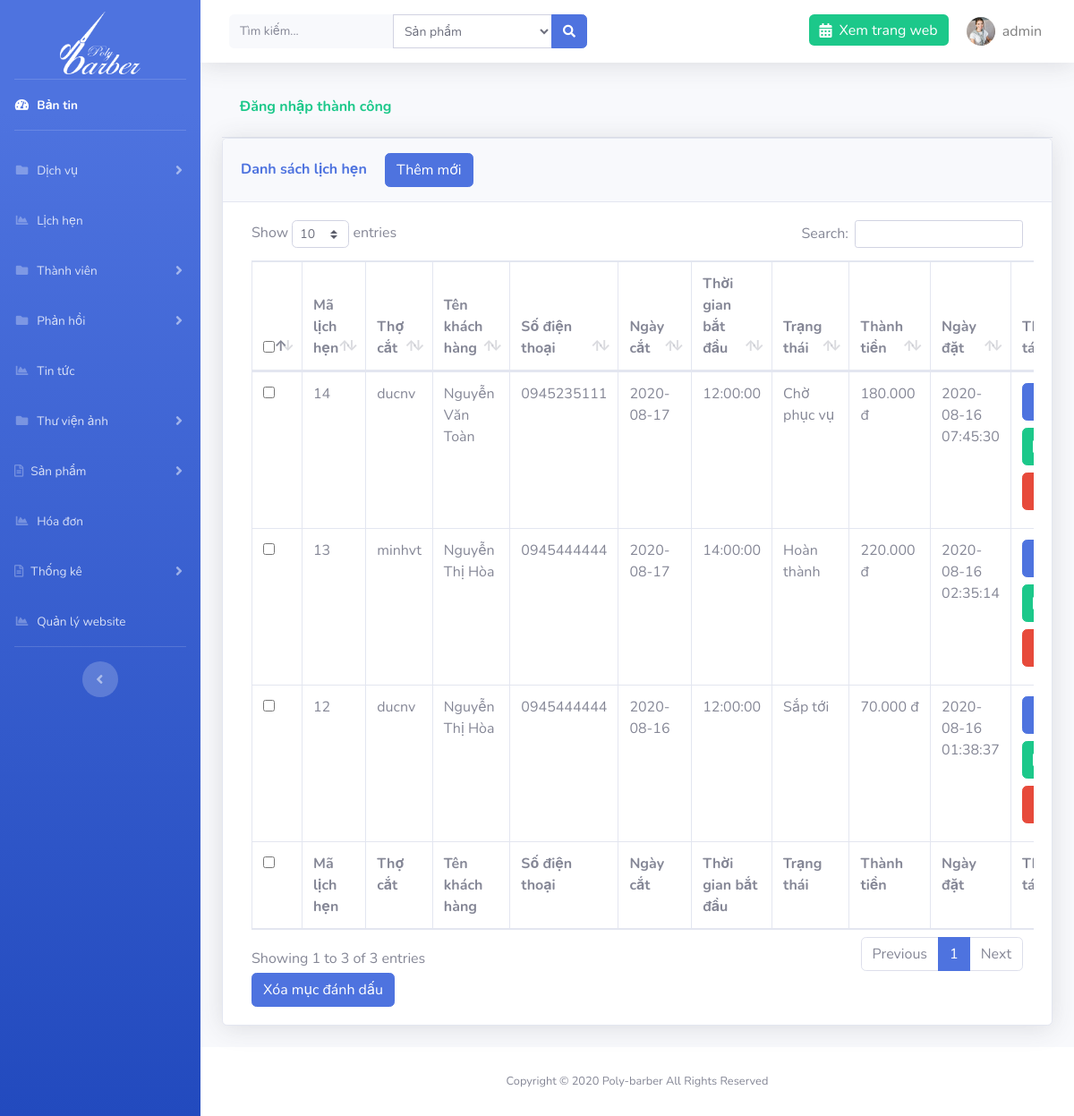
Page /admin/?page=appointment (signed in) on the committed database.
### tables this page shows
CREATE TABLE `setting` (
  `id` int(11) NOT NULL,
  `logo` varchar(191) NOT NULL,
  `file_ico` varchar(191) NOT NULL,
  `title` varchar(191) NOT NULL,
  `introduce` text NOT NULL,
  `slogan` varchar(191) NOT NULL
);

CREATE TABLE `appointments` (
  `id` int(11) NOT NULL,
  `id_barber` int(11) NOT NULL,
  `id_user` int(11) NOT NULL,
  `day` date NOT NULL,
  `id_time` int(11) NOT NULL,
  `cancel` int(1) NOT NULL,
  `created_at` timestamp NOT NULL DEFAULT current_timestamp()
);

CREATE TABLE `barbers` (
  `id` int(11) NOT NULL,
  `name` varchar(191) NOT NULL,
  `account` varchar(191) NOT NULL,
  `phone` varchar(11) NOT NULL,
  `email` varchar(191) DEFAULT NULL,
  `password` varchar(191) NOT NULL,
  `address` varchar(255) NOT NULL,
  `images` varchar(191) DEFAULT NULL,
  `code` varchar(191) DEFAULT NULL,
  `time_code` int(11) DEFAULT NULL
);

CREATE TABLE `users` (
  `id` int(11) NOT NULL,
  `account` varchar(191) NOT NULL,
  `password` varchar(191) NOT NULL,
  `name` varchar(191) NOT NULL,
  `address` varchar(255) NOT NULL,
  `phone` varchar(11) NOT NULL,
  `email` varchar(191) NOT NULL,
  `role` int(1) NOT NULL,
  `images` varchar(191) DEFAULT NULL,
  `code` varchar(191) DEFAULT NULL,
  `time_code` int(11) DEFAULT NULL
);

CREATE TABLE `word_time` (
  `id` int(11) NOT NULL,
  `time` time NOT NULL
);

### libs/database.php (called while the page is built, shortened)
<?php
function connection()
{
    try {
       $conn = new PDO("mysql:host=localhost; dbname=polybarber; charset=utf8", "root", "");
    } catch (PDOException $e) {
        echo "Lỗi Kết nối" . $e->getMessage();
    }
    return $conn;
}
function query_exe($sql) {
    $conn = connection();
    try {
        $stmt = $conn->prepare($sql);
        $stmt->execute();
        $result = $stmt->fetchAll(PDO::FETCH_ASSOC);
        return $result;
    } catch (PDOException $e) {
        echo "Lỗi dữ liệu" . $e->getMessage();
    } finally {
        unset($conn);
    }
}
function query_limit($sql) {
    $conn = connection();
    try {
        $stmt = $conn->prepare($sql);
        $stmt->execute();
        $result = $stmt->fetch(PDO::FETCH_ASSOC);
        return $result;
    } catch (PDOException $e) {
        echo "Lỗi dữ liệu" . $e->getMessage();
    } finally {
        unset($conn);
    }
}

### libs/setting.php (called while the page is built, shortened)
<?php
require_once "database.php";
function list_limit_setting(){
    $sql = "SELECT * from setting order by id limit 0,1";
    return query_limit($sql);
}

### libs/appointments.php (called while the page is built, shortened)
<?php
require_once "database.php";
function list_all_appointment(){
    $sql = "SELECT appointments.*, barbers.account, users.name,users.phone ,time,barbers.images as barber_images
    from appointments inner join barbers on barbers.id = appointments.id_barber
    inner join users on users.id = appointments.id_user
    inner join word_time on word_time.id = appointments.id_time ORDER BY id DESC";
    return query_exe($sql);
}

### libs/app_detail.php (called while the page is built, shortened)
<?php
function all_app_detail($appointment){
    $sql = "SELECT app_detail.*, name,images,price,sale,time from app_detail inner join services on services.id= app_detail.id_service
    where id_appointment = $appointment
     ORDER BY id DESC";
    return query_exe($sql);
}

### admin/appointments/index.php (the view, shortened to what this page needs)
<?php
$appointment = list_all_appointment();
?>
<div class="container-fluid">
    <?php if (isset($_SESSION['message'])) : ?>
        <div class="card-header py-3 text-success">
            <h6 class="font-weight-bold"><?= $_SESSION['message'] ?></h6>
        </div>
    <?php endif; ?>
    <div class="card shadow mb-4">
        <div class="card-header py-3">
            <h6 class="m-0 font-weight-bold text-primary">Danh sách lịch hẹn <a href="<?= ROOT ?>admin/?page=appointment&action=add" class="btn btn-primary ml-3">Thêm mới</a></h6>
        </div>
        <div class="card-body">
            <div class="table-responsive">
                <form action="" method="POST" class="col-md-12">
                    <table class="table table-bordered" id="dataTable" width="100%" cellspacing="0">
                        <thead>
                            <tr>
                                <th>
                                    <input type="checkbox" name="checkall" class="checkall">
                                </th>
                                <th>Mã lịch hẹn</th>
                                <th>Thợ cắt</th>
                                <th>Tên khách hàng</th>
                                <th>Số điện thoại</th>
                                <th>Ngày cắt</th>
                                <th>Thời gian bắt đầu</th>
                                <th>Trạng thái</th>
                                <th>Thành tiền</th>
                                <th>Ngày đặt</th>
                                <th>Thao tác</th>
                            </tr>
                        </thead>
                        <tfoot>
                            <tr>
                            <th>
                                <input type="checkbox" name="checkall" class="checkall">
                                </th>
                                <th>Mã lịch hẹn</th>
                                <th>Thợ cắt</th>
                                <th>Tên khách hàng</th>
                                <th>Số điện thoại</th>
                                <th>Ngày cắt</th>
                                <th>Thời gian bắt đầu</th>
                                <th>Trạng thái</th>
                                <th>Thành tiền</th>
                                <th>Ngày đặt</th>
                                <th>Thao tác</th>
                            </tr>
                        </tfoot>
                        <tbody>
                            <?php foreach ($appointment as $a) : ?>
                                <tr>
                                    <td>
                                        <input type="checkbox" name="id[]" id="" value="<?= $a['id'] ?>">
                                    </td>
                                    <td><?= $a['id'] ?></td>
                                    <td><?= $a['account'] ?></td>
                                    <td><?= $a['name'] ?></td>
                                    <td><?= $a['phone'] ?></td>
                                    <td width='95'><?= $a['day'] ?></td>
                                    <td><?= $a['time'] ?></td>
                                    <?php if($a['cancel']==0): ?>
                                    <td>Sắp tới</td>
                                    <?php elseif($a['cancel']==1): ?>
                                        <td>Chờ phục vụ</td>
                                        <?php elseif($a['cancel']==2): ?>
                                        <td>Đang phục vụ</td>
                                        <?php elseif($a['cancel']==3): ?>
                                        <td>Hoàn thành</td>
                                        <?php elseif($a['cancel']==4): ?>
                                        <td>Đã hủy lịch</td>
                                    <?php endif; ?>
                                    <?php  $detail = all_app_detail($a['id']);
                                    $total=0;
                                    foreach($detail as $d){
                                        $price=$d['price'];
                                        $total += $price;
                                    }
                                    ?>
                                    <td><?=number_format($total,0,',','.').' đ';?></td>
                                    <td><?=$a['created_at']?></td>
                                    <td>
                                        <a href="<?= ROOT ?>admin/?page=appointment&action=detail&id=<?= $a['id'] ?>" class="btn btn-primary  d-block p-2 w-75 mb-2"><i class="fas fa-info-circle"></i></a>
                                        <a href="<?= ROOT ?>admin/?page=appointment&action=edit&id=<?= $a['id'] ?>" class="btn btn-success  d-block p-2 w-75 mb-2"><i class="far fa-edit"></i></a>
                                        <a href="<?= ROOT ?>admin/?page=appointment&id=<?= $a['id'] ?>" onclick="return confirm('Bạn có chắc muốn xóa không')" class="btn btn-danger  d-block p-2 w-75 mb-2"><i class="far fa-trash-alt"></i></a>
                                    </td>
                                </tr>
                            <?php endforeach; ?>
                        </tbody>
                    </table>
                    <button type="submit" class="btn btn-primary" id="btndel-appointment" name="btn-del">Xóa mục đánh dấu</button>
                </form>
            </div>
        </div>
    </div>
</div>

### admin/template/header.php (shortened to what this page needs)
<?php $setting = list_limit_setting(); ?>
<!DOCTYPE html>
<html lang="en">
<head>
    <link href="resource/vendor/fontawesome-free/css/all.min.css" rel="stylesheet" type="text/css">
    <link rel="stylesheet" href="resource/vendor/select2.min.css" />
<link rel="stylesheet" href="https://maxcdn.bootstrapcdn.com/bootstrap/4.4.1/css/bootstrap.min.css">
    <link href="resource/css/sb-admin-2.css" rel="stylesheet">
    <link href="resource/vendor/datatables/dataTables.bootstrap4.min.css" rel="stylesheet">
</head>
<body id="page-top">
    <div id="wrapper">
        <ul class="navbar-nav bg-gradient-primary sidebar sidebar-dark accordion" id="accordionSidebar">
            <a class="sidebar-brand d-flex align-items-center justify-content-center mb-3 pt-5" href="<?=ROOT?>admin">
                <img src="../images/<?=$setting['logo']?>" alt="logo" width="90" height="70">
            </a>
            <hr class="sidebar-divider my-0">
            <li class="nav-item active">
                <a class="nav-link" href="<?= ROOT ?>admin">
                    <i class="fas fa-fw fa-tachometer-alt"></i>
                    <span>Bản tin</span></a>
            </li>
            <hr class="sidebar-divider">
            <li class="nav-item">
                <a class="nav-link collapsed" href="#" data-toggle="collapse" data-target="#collapsePages" aria-expanded="true" aria-controls="collapsePages">
                    <i class="fas fa-fw fa-folder"></i>
                    <span>Dịch vụ</span>
                </a>
            </li>
            <li class="nav-item">
                <a class="nav-link" href="<?= ROOT ?>admin/?page=appointment">
                    <i class="fas fa-fw fa-chart-area"></i>
                    <span>Lịch hẹn</span></a>
            </li>
             <li class="nav-item">
                <a class="nav-link collapsed" href="#" data-toggle="collapse" data-target="#collapsePages2" aria-expanded="true" aria-controls="collapsePages">
                    <i class="fas fa-fw fa-folder"></i>
                    <span>Thành viên</span>
                </a>
            </li>
             <li class="nav-item">
                <a class="nav-link collapsed" href="#" data-toggle="collapse" data-target="#collapsePages3" aria-expanded="true" aria-controls="collapsePages">
                    <i class="fas fa-fw fa-folder"></i>
                    <span>Phản hồi</span>
                </a>
            </li>
               <li class="nav-item">
                <a class="nav-link" href="<?= ROOT ?>admin/?page=new">
                    <i class="fas fa-fw fa-chart-area"></i>
                    <span>Tin tức</span></a>
            </li>
  <li class="nav-item">
                <a class="nav-link collapsed" href="#" data-toggle="collapse" data-target="#collapsePages4" aria-expanded="true" aria-controls="collapsePages">
                    <i class="fas fa-fw fa-folder"></i>
                    <span>Thư viện ảnh</span>
                </a>
            </li>
            <li class="nav-item">
                <a class="nav-link collapsed" href="#" data-toggle="collapse" data-target="#collapseTwo" aria-expanded="true" aria-controls="collapseTwo">
                    <i class="far fa-file-alt"></i>
                    <span>Sản phẩm</span>
                </a>
            </li>
            <li class="nav-item">
                <a class="nav-link" href="<?= ROOT ?>admin/?page=order">
                    <i class="fas fa-fw fa-chart-area"></i>
                    <span>Hóa đơn</span></a>
            </li>
            <li class="nav-item">
                <a class="nav-link collapsed" href="#" data-toggle="collapse" data-target="#collapseTwo1" aria-expanded="true" aria-controls="collapseTwo">
                    <i class="far fa-file-alt"></i>
                    <span>Thống kê</span>
                </a>
            </li>
               <li class="nav-item">
                <a class="nav-link" href="<?= ROOT ?>admin/?page=setting">
                    <i class="fas fa-fw fa-chart-area"></i>
                    <span>Quản lý website</span></a>
            </li>
            <hr class="sidebar-divider d-none d-md-block">
            <div class="text-center d-none d-md-inline">
                <button class="rounded-circle border-0" id="sidebarToggle"></button>
            </div>
        </ul>
        <div id="content-wrapper" class="d-flex flex-column">
            <div id="content">
                <nav class="navbar navbar-expand navbar-light bg-white topbar mb-4 static-top shadow">
                    <form class="d-none d-sm-inline-block form-inline mr-auto ml-md-3 my-2 my-md-0 mw-100 navbar-search" method="POST" action="<?= ROOT ?>admin/search.php">
                        <div class="input-group">
                            <input name="keyword" type="text" title="Vui lòng nhập nội dung tìm kiếm" class="form-control bg-light border-0 small" placeholder="Tìm kiếm..." aria-label="Search" aria-describedby="basic-addon2" required>
                            <select name="select_search" id="" class="form-control form-control-sm select-search">
                        <option value="1">Sản phẩm</option>
                    </select>
                            <div class="input-group-append">
                                <button class="btn btn-primary" type="submit">
                                    <i class="fas fa-search fa-sm"></i>
                                </button>
                            </div>
                        </div>
                    </form>
                    <ul class="navbar-nav ml-auto">
                        <li class="nav-item no-arrow">
                            <a href="<?=ROOT?>" class="nav-link bg-success text-white h-50 mt-3 rounded"><i class="fas fa-calendar-alt mr-2"></i>Xem trang web</a>
                        </li>
                        <li class="nav-item dropdown no-arrow">
                            <a class="nav-link dropdown-toggle" href="" id="userDropdown" role="button" data-toggle="dropdown" aria-haspopup="true" aria-expanded="false">
                                <img class="img-profile rounded-circle" src="../images/users/<?=$_SESSION['user']['images']?>">
                                <span class="ml-2 mr-2 text-black-50"><?=$_SESSION['user']['account']?></span>
                            </a>
                        </li>
                    </ul>
                </nav>

### rows in the picture
setting: logo (picture)
appointments: id "14", id_barber.account "ducnv", id_user.name "Nguyễn Văn Toàn", id_user.phone "0945235111", day "2020-08-17", word_time.time "12:00:00", cancel "Chờ phục vụ", total "180.000", created_at "2020-08-16 07:45:30"
appointments: id "13", id_barber.account "minhvt", id_user.name "Nguyễn Thị Hòa", id_user.phone "0945444444", day "2020-08-17", word_time.time "14:00:00", cancel "Hoàn thành", total "220.000", created_at "2020-08-16 02:35:14"
appointments: id "12", id_barber.account "ducnv", id_user.name "Nguyễn Thị Hòa", id_user.phone "0945444444", day "2020-08-16", word_time.time "12:00:00", cancel "Sắp tới", total "70.000", created_at "2020-08-16 01:38:37"

### other values in the picture
$_SESSION['user']['account'] "admin"
$_SESSION['message'] "Đăng nhập thành công"
